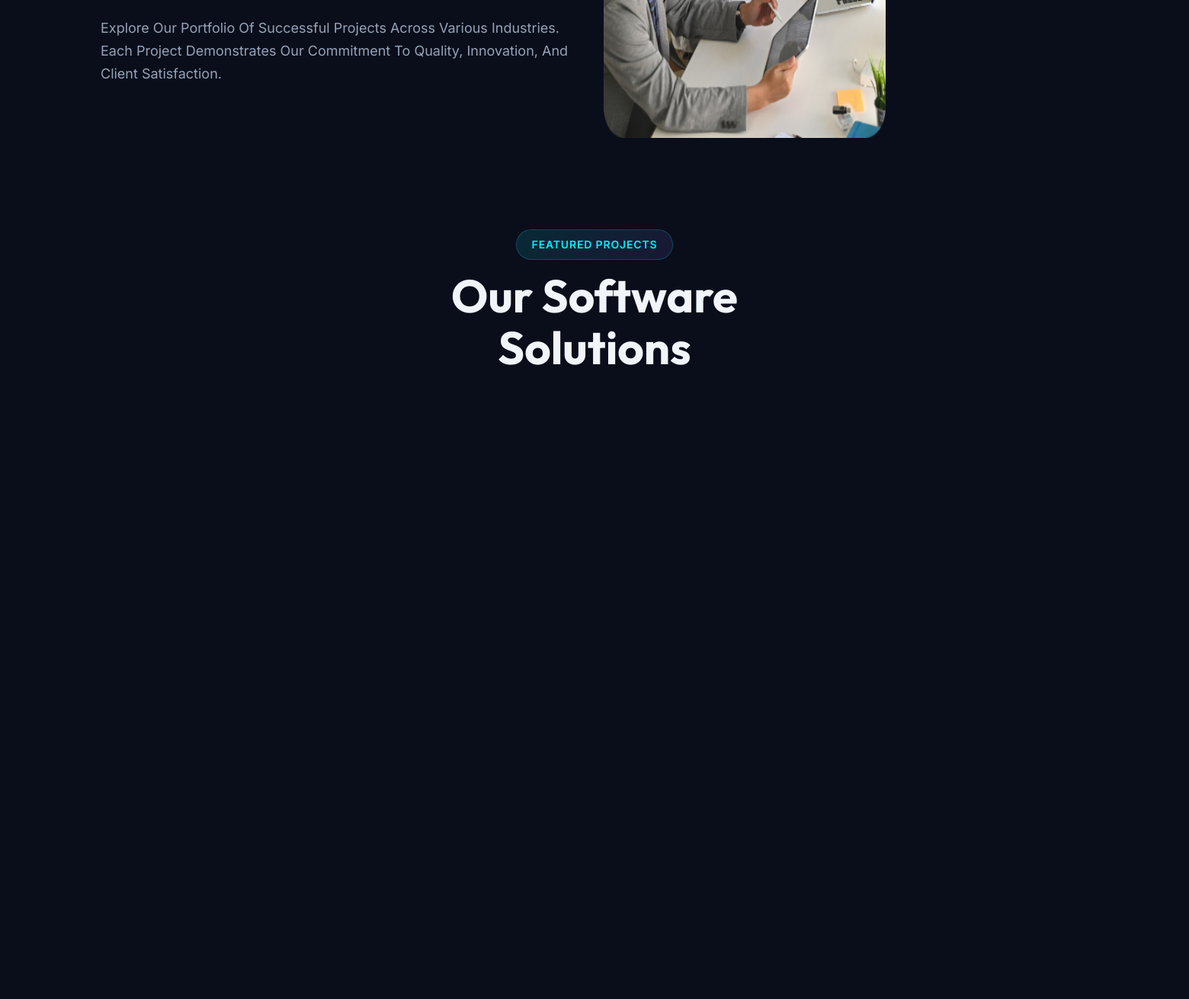
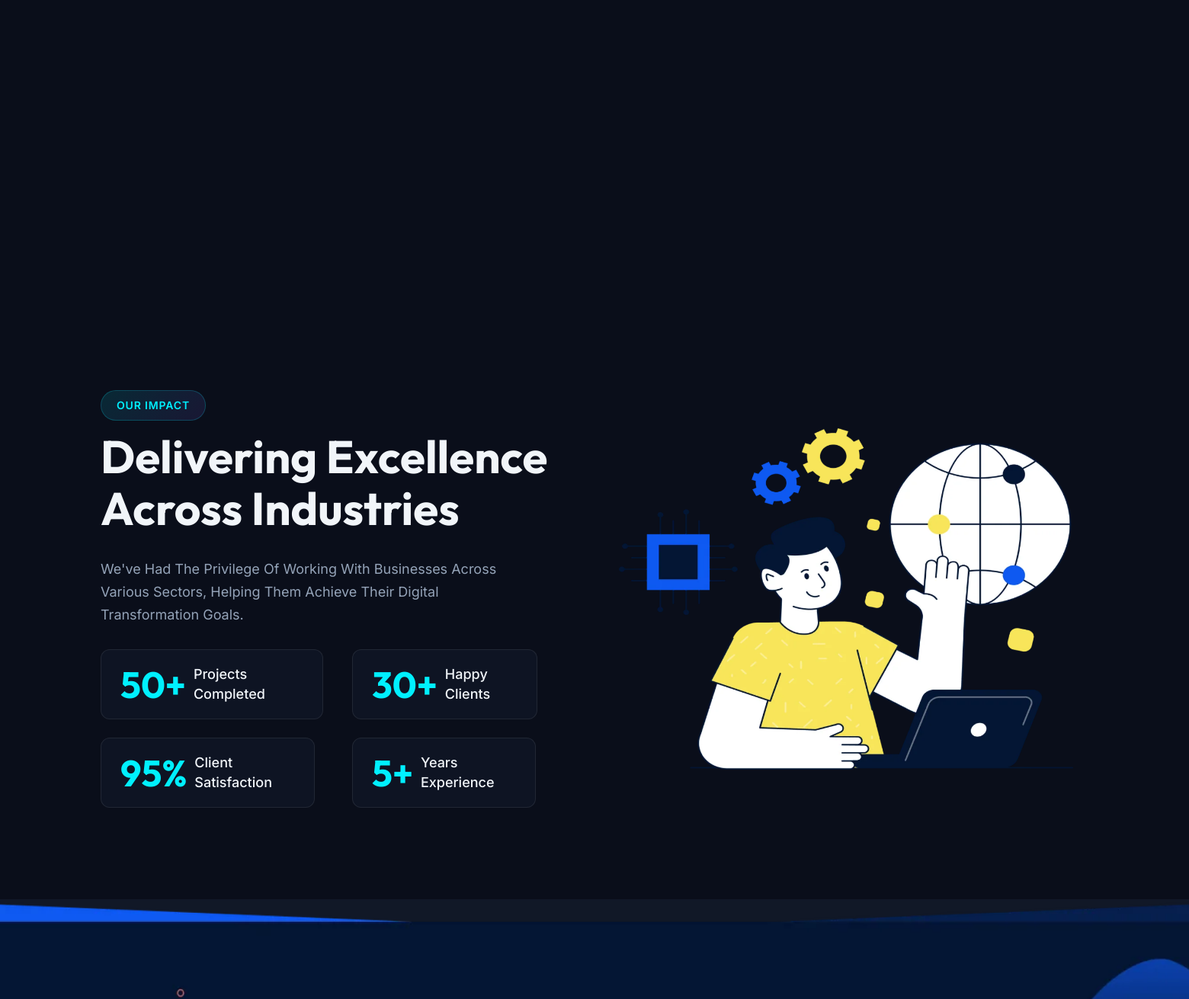
Before: /portfolio/?category=healthcare (middle part) with the older database file (2 pictures, top to bottom).
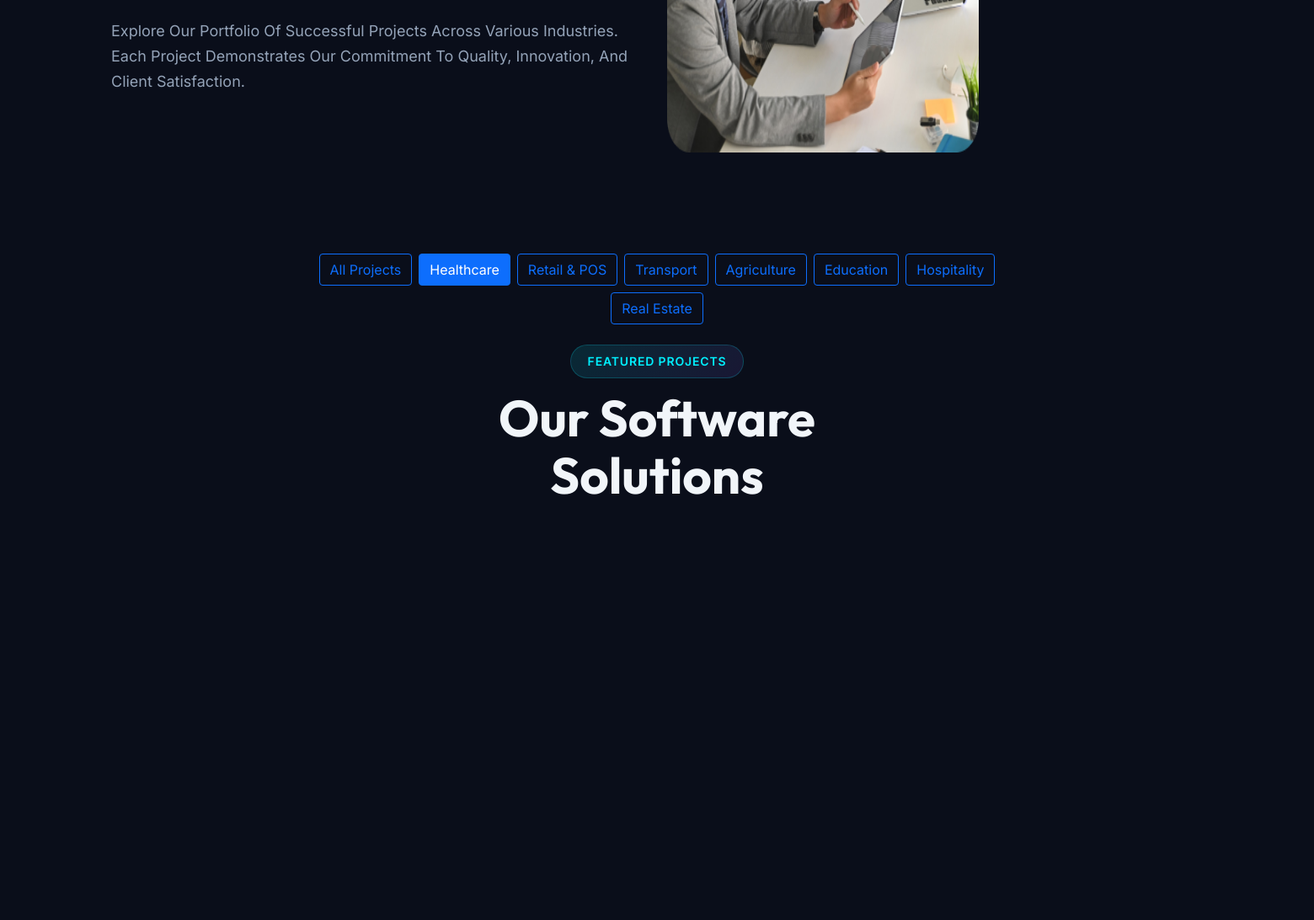
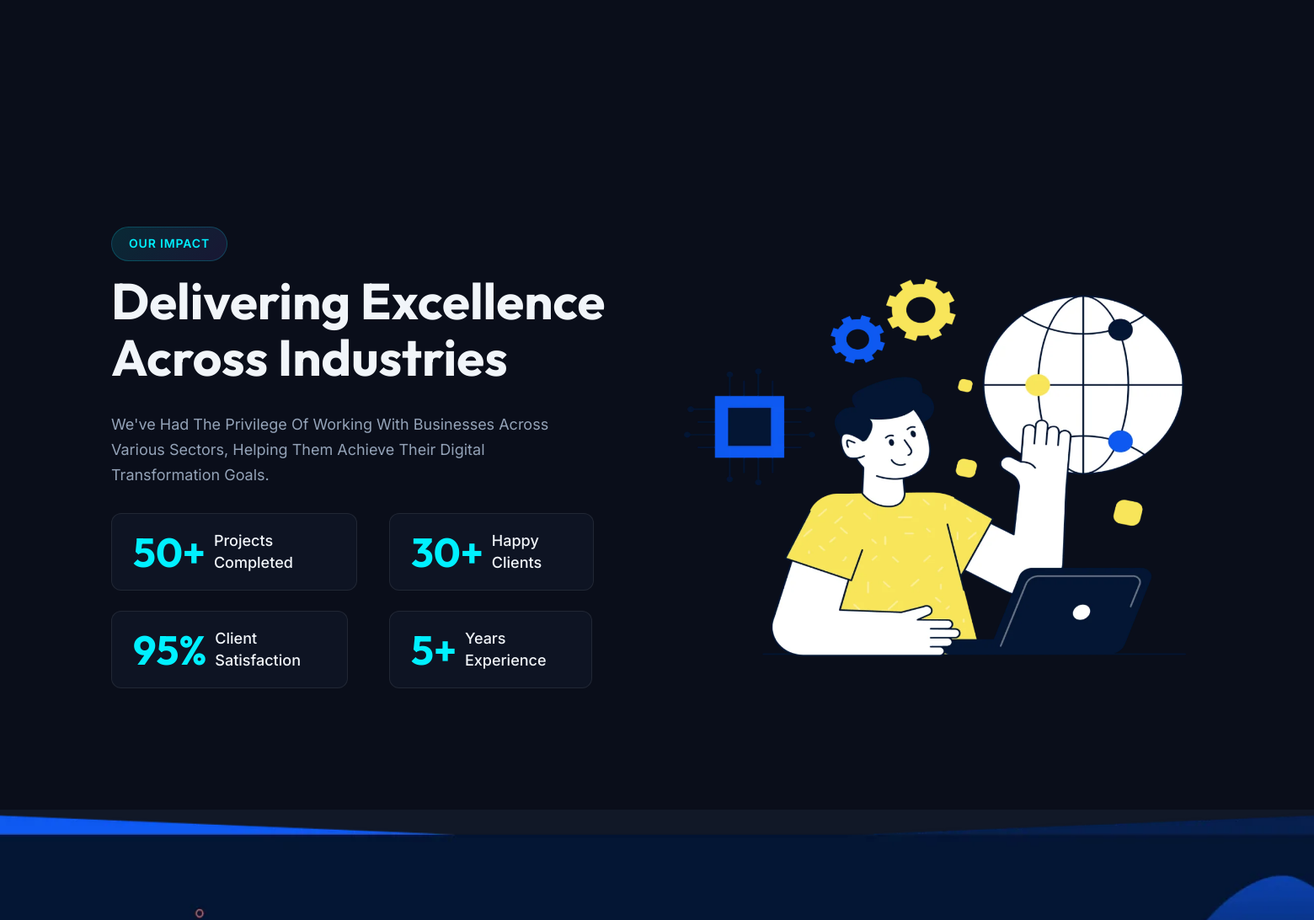
After: the same page with the newer database file (2 pictures, top to bottom).
### kianvosite/models.py (models this page shows, shortened)
class ProjectCategory(models.Model):
    name = models.CharField(max_length=100)
    slug = models.SlugField(unique=True)
    icon_class = models.CharField(max_length=100, help_text="FontAwesome or Flaticon class (e.g., 'flaticon-software-development')")
    description = models.TextField(blank=True)
    order = models.IntegerField(default=0)
    is_active = models.BooleanField(default=True)
    created_at = models.DateTimeField(auto_now_add=True)
    updated_at = models.DateTimeField(auto_now=True)
    class Meta:
        verbose_name_plural = "Project Categories"
        ordering = ['order', 'name']

class CompanyStat(models.Model):
    name = models.CharField(max_length=100, help_text="e.g., 'Projects Completed'")
    value = models.IntegerField()
    suffix = models.CharField(max_length=10, default='+', help_text="e.g., '+', '%', 'K'")
    icon_class = models.CharField(max_length=100, blank=True)
    order = models.IntegerField(default=0)
    is_active = models.BooleanField(default=True)
    class Meta:
        verbose_name_plural = "Company Statistics"
        ordering = ['order']

### kianvosite/views.py (the view)
# urls.py: path('portfolio/', views.portfolio, name='portfolio'),
def portfolio(request):
    category_slug = request.GET.get('category', None)
    projects = Project.objects.filter(is_active=True)
    categories = ProjectCategory.objects.filter(is_active=True)
    if category_slug:
        projects = projects.filter(category__slug=category_slug)
    context = {
        'projects': projects,
        'categories': categories,
        'current_category': category_slug,
        'stats': CompanyStat.objects.filter(is_active=True),
    }
    return render(request, 'portfolio.html', context)

### templates/portfolio.html (shortened to what this page needs)
{% extends 'main/base.html' %}
{% load static %}
{% block content %}
<div class="about__one section-padding">
	<div class="container">
		<div class="row align-items-center gy-4">
			<div class="col-xl-6 col-lg-7 col-md-9">
				<div class="about__one-content">
					<p>Explore our portfolio of successful projects across various industries. Each project demonstrates
						our commitment to quality, innovation, and client satisfaction.</p>
				</div>
			</div>
			<div class="col-xl-6 col-lg-5">
				<div class="about__one-image">
					<div class="about__one-image-wrapper">
						<img src="{% static 'assets/img/portfolio/portfolio-1.png' %}" alt="Portfolio" class="image-1">
					</div>
				</div>
			</div>
		</div>
	</div>
</div>
{% if categories %}
<div class="container mb-4">
	<div class="row justify-content-center">
		<div class="col-xl-8">
			<div class="d-flex flex-wrap justify-content-center gap-2">
				<a href="{% url 'portfolio' %}"
					class="btn {% if not current_category %}btn-primary{% else %}btn-outline-primary{% endif %}">
					All Projects
				</a>
				{% for category in categories %}
				<a href="{% url 'portfolio' %}?category={{ category.slug }}"
					class="btn {% if current_category == category.slug %}btn-primary{% else %}btn-outline-primary{% endif %}">
					{{ category.name }}
				</a>
				{% endfor %}
			</div>
		</div>
	</div>
</div>
{% endif %}
<div class="services__five section-padding pt-0" style="background: var(--ks-bg-primary);">
	<div class="container">
		<div class="row justify-content-center text-center mb-50">
			<div class="col-xl-6 col-lg-7 col-md-9">
				<span class="subtitle-one">Featured Projects</span>
				<h2>Our Software Solutions</h2>
			</div>
		</div>
		<div class="row gy-4 justify-content-center">
			{% if projects %}
			{% for project in projects %}
			<div class="col-xl-4 col-lg-4 col-md-6 mb-30">
			</div>
			{% endfor %}
			{% else %}
			<div class="col-xl-4 col-lg-4 col-md-6 mb-30">
			</div>
			<div class="col-xl-4 col-lg-4 col-md-6 mb-30">
			</div>
			<div class="col-xl-4 col-lg-4 col-md-6 mb-30">
			</div>
			<div class="col-xl-4 col-lg-4 col-md-6 mb-30">
			</div>
			<div class="col-xl-4 col-lg-4 col-md-6 mb-30">
			</div>
			<div class="col-xl-4 col-lg-4 col-md-6 mb-30">
			</div>
			{% endif %}
		</div>
	</div>
</div>
<div class="technology-solution__one section-padding">
	<div class="container">
		<div class="row align-items-center gy-4">
			<div class="col-xl-6 col-lg-6 col-md-9">
				<div class="technology-solution__one-content">
					<span class="subtitle-one">Our Impact</span>
					<h2>Delivering Excellence Across Industries</h2>
					<p>We've had the privilege of working with businesses across various sectors, helping them achieve
						their digital transformation goals.</p>
					<div class="row mt-4">
						{% if stats %}
						{% for stat in stats %}
						<div class="col-6">
							<div class="satisfied-customer-counter mb-4">
								<div class="counter-wrapper">
									<h3 class="counter">{{ stat.value }}</h3>
									<h3>{{ stat.suffix }}</h3>
								</div>
								<span>{{ stat.name }}</span>
							</div>
						</div>
						{% endfor %}
						{% else %}
						<div class="col-6">
							<div class="satisfied-customer-counter mb-4">
								<div class="counter-wrapper">
									<h3 class="counter">50</h3>
									<h3>+</h3>
								</div>
								<span>Projects Completed</span>
							</div>
						</div>
						<div class="col-6">
							<div class="satisfied-customer-counter mb-4">
								<div class="counter-wrapper">
									<h3 class="counter">30</h3>
									<h3>+</h3>
								</div>
								<span>Happy Clients</span>
							</div>
						</div>
						<div class="col-6">
							<div class="satisfied-customer-counter">
								<div class="counter-wrapper">
									<h3 class="counter">95</h3>
									<h3>%</h3>
								</div>
								<span>Client Satisfaction</span>
							</div>
						</div>
						<div class="col-6">
							<div class="satisfied-customer-counter">
								<div class="counter-wrapper">
									<h3 class="counter">5</h3>
									<h3>+</h3>
								</div>
								<span>Years Experience</span>
							</div>
						</div>
						{% endif %}
					</div>
				</div>
			</div>
			<div class="col-xl-6 col-lg-6">
				<div class="technology-solution__one-image">
					<div class="technology-solution__one-image-wrapper">
						<img src="{% static 'assets/img/technology-solution/tech-solution-one.png' %}"
							alt="Project Statistics">
					</div>
				</div>
			</div>
		</div>
	</div>
</div>
<div class="work-process__three"
	style="background-image: url({% static 'assets/img/work-process/work-process-bg-2.png' %});">
</div>
{% endblock content %}

### templates/main/base.html (shortened to what this page needs)
<!DOCTYPE html>
<html lang="en">
{% load static %}
<head>
	<link rel="stylesheet" href="{% static 'assets/css/bootstrap.min.css' %}">
	<link rel="stylesheet" href="{% static 'assets/css/all.css' %}">
	<link rel="stylesheet" href="{% static 'assets/webfonts/flat-icon/flaticon_bantec.css' %}">
	<link rel="stylesheet" href="{% static 'assets/css/animate.css' %}">
	<link rel="stylesheet" href="{% static 'assets/css/swiper-bundle.min.css' %}">
	<link rel="stylesheet" href="{% static 'assets/css/slick.css' %}">
	<link rel="stylesheet" href="{% static 'assets/css/magnific-popup.css' %}">
	<link rel="stylesheet" href="{% static 'assets/css/meanmenu.min.css' %}">
	<link rel="stylesheet" href="{% static 'assets/sass/style.css' %}">
	<link rel="stylesheet" href="{% static 'assets/css/futuristic.css' %}">
</head>
<body>
	{% block content %}{% endblock content %}
</body>
</html>

### static/assets/css/futuristic.css (style rules this page uses)
:root { --ks-bg-primary: #0a0e1a; --ks-bg-secondary: #111827; --ks-bg-card: rgba(17, 24, 39, .72); --ks-bg-glass: rgba(255, 255, 255, .04); --ks-border-glass: rgba(255, 255, 255, .08); --ks-cyan: #00f0ff; --ks-purple: #8b5cf6; --ks-blue: #3b82f6; --ks-green: #10b981; --ks-pink: #ec4899; --ks-orange: #f59e0b; --ks-gradient-hero: linear-gradient(135deg, #0a0e1a 0%, #1a103d 50%, #0f172a 100%); --ks-gradient-accent: linear-gradient(135deg, var(--ks-cyan), var(--ks-purple)); --ks-gradient-card: linear-gradient(145deg, rgba(139, 92, 246, .08), rgba(0, 240, 255, .05)); --ks-text-primary: #f1f5f9; --ks-text-secondary: #94a3b8; --ks-text-muted: #64748b; --ks-glow-cyan: 0 0 20px rgba(0, 240, 255, .35); --ks-glow-purple: 0 0 20px rgba(139, 92, 246, .35); --ks-font-heading: 'Outfit', sans-serif; --ks-font-body: 'Inter', sans-serif; --ks-transition: .35s cubic-bezier(.4, 0, .2, 1); }
body { font-family: var(--ks-font-body) !important; background: var(--ks-bg-primary) !important; color: var(--ks-text-primary) !important; overflow-x: hidden; }
h1, h2, h3, h4, h5, h6, .banner__five-content h2, .page__banner-content h2, .about__one-content h2, .about__five-content h2, .technology-solution__one-content h2, .why-choose-us__four-title h2, .work-process-area__one-content-left h2, .subscribe__one-title h3, .footer__five-widget h4 { font-family: var(--ks-font-heading) !important; color: var(--ks-text-primary) !important; }
p { color: var(--ks-text-secondary) !important; }
a { transition: var(--ks-transition); }
.subtitle-one { background: linear-gradient(135deg, rgba(0, 240, 255, .12), rgba(139, 92, 246, .12)) !important; color: var(--ks-cyan) !important; border: 1px solid rgba(0, 240, 255, .2) !important; border-radius: 50px !important; padding: 6px 20px !important; font-weight: 600 !important; font-size: 14px !important; letter-spacing: .06em; text-transform: uppercase; display: inline-block; }
.about__five, .about__one { background: var(--ks-bg-primary) !important; }
.work-process__three { background-color: var(--ks-bg-secondary) !important; }
.technology-solution__one { background: var(--ks-bg-primary) !important; }
.technology-solution__one-content p { color: var(--ks-text-secondary) !important; }
.satisfied-customer-counter { background: var(--ks-bg-card) !important; border: 1px solid var(--ks-border-glass) !important; border-radius: 12px !important; }
.satisfied-customer-counter .counter, .satisfied-customer-counter h3 { color: var(--ks-cyan) !important; }
.counter { font-family: var(--ks-font-heading) !important; }

Changed rows visible on the page:
added ProjectCategory: name "Healthcare", slug "healthcare" (drawn)
added ProjectCategory: name "Retail & POS"
added ProjectCategory: name "Transport"
added ProjectCategory: name "Agriculture"
added ProjectCategory: name "Education"
added ProjectCategory: name "Hospitality"
added ProjectCategory: name "Real Estate"
added CompanyStat: value "50", suffix "+", name "Projects Completed"
added CompanyStat: value "30", suffix "+", name "Happy Clients"
added CompanyStat: value "95", suffix "%", name "Client Satisfaction"
added CompanyStat: value "5", suffix "+", name "Years Experience"
Other visible differences:
text no longer shown: "50 + Projects Completed 30 + Happy Clients 95 % Client Satisfaction 5 + Years Experience"
text now shown: "All Projects"
